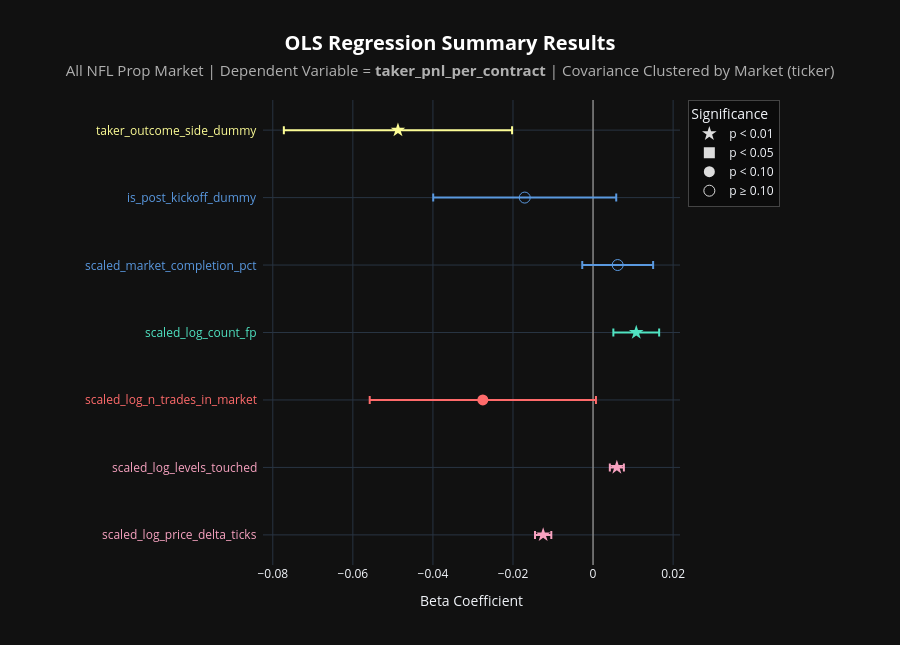

Write notebook code for a chart like this one.
### Code cell
# Regression Analysis: Taker PnL
# Note, hover for regression details

graph_regression(
    df           = kalshi_df,
    graph_title  = "All NFL",
    side         = 'taker',
    n_req_trades = 500,
    show_const   = False
)

### Figure 1 — Plotly figure (JSON) as saved in the notebook; plotly's stock layout.template omitted (floating-point values rounded to 4 significant figures)
{"data": [{"customdata": [[3.243e-33, 0.001038, -12.01, 1.59e-104, 0.000574, -21.71, 1.808, -0.0145, -0.01043]], "error_x": {"array": [0.002034], "color": "#F7A2C0", "type": "data", "visible": true}, "hovertemplate": "<b>Independent Variable:</b> %{y}<br><b>Beta:</b> %{x:.4f}<br><b>95% CI:</b> [%{customdata[7]:.4f}, %{customdata[8]:.4f}]<br><br><b>Clustered (by ticker):</b><br>p-value: %{customdata[0]:.4f}<br>Std Error: %{customdata[1]:.4f}<br>t-statistic: %{customdata[2]:.2f}<br><br><b>Naive (non-clustered):</b><br>p-value: %{customdata[3]:.4f}<br>Std Error: %{customdata[4]:.4f}<br>t-statistic: %{customdata[5]:.2f}<br><br><b>SE inflation (clustered / naive):</b> %{customdata[6]:.2f}x<extra></extra>", "marker": {"color": "#F7A2C0", "size": 11, "symbol": "star"}, "mode": "markers", "showlegend": false, "type": "scatter", "x": [-0.01246], "y": ["scaled_log_price_delta_ticks"]}, {"customdata": [[3.138e-11, 0.0008957, 6.64, 7.667e-25, 0.0005779, 10.29, 1.55, 0.004192, 0.007703]], "error_x": {"array": [0.001756], "color": "#F7A2C0", "type": "data", "visible": true}, "hovertemplate": "<b>Independent Variable:</b> %{y}<br><b>Beta:</b> %{x:.4f}<br><b>95% CI:</b> [%{customdata[7]:.4f}, %{customdata[8]:.4f}]<br><br><b>Clustered (by ticker):</b><br>p-value: %{customdata[0]:.4f}<br>Std Error: %{customdata[1]:.4f}<br>t-statistic: %{customdata[2]:.2f}<br><br><b>Naive (non-clustered):</b><br>p-value: %{customdata[3]:.4f}<br>Std Error: %{customdata[4]:.4f}<br>t-statistic: %{customdata[5]:.2f}<br><br><b>SE inflation (clustered / naive):</b> %{customdata[6]:.2f}x<extra></extra>", "marker": {"color": "#F7A2C0", "size": 11, "symbol": "star"}, "mode": "markers", "showlegend": false, "type": "scatter", "x": [0.005947], "y": ["scaled_log_levels_touched"]}, {"customdata": [[0.05617, 0.01442, -1.91, 0, 0.0002828, -97.36, 50.98, -0.05579, 0.0007256]], "error_x": {"array": [0.02826], "color": "#FF6B6B", "type": "data", "visible": true}, "hovertemplate": "<b>Independent Variable:</b> %{y}<br><b>Beta:</b> %{x:.4f}<br><b>95% CI:</b> [%{customdata[7]:.4f}, %{customdata[8]:.4f}]<br><br><b>Clustered (by ticker):</b><br>p-value: %{customdata[0]:.4f}<br>Std Error: %{customdata[1]:.4f}<br>t-statistic: %{customdata[2]:.2f}<br><br><b>Naive (non-clustered):</b><br>p-value: %{customdata[3]:.4f}<br>Std Error: %{customdata[4]:.4f}<br>t-statistic: %{customdata[5]:.2f}<br><br><b>SE inflation (clustered / naive):</b> %{customdata[6]:.2f}x<extra></extra>", "marker": {"color": "#FF6B6B", "size": 11, "symbol": "circle"}, "mode": "markers", "showlegend": false, "type": "scatter", "x": [-0.02753], "y": ["scaled_log_n_trades_in_market"]}, {"customdata": [[0.0002179, 0.002919, 3.697, 0, 0.0002859, 37.75, 10.21, 0.005071, 0.01651]], "error_x": {"array": [0.005721], "color": "#50E3C2", "type": "data", "visible": true}, "hovertemplate": "<b>Independent Variable:</b> %{y}<br><b>Beta:</b> %{x:.4f}<br><b>95% CI:</b> [%{customdata[7]:.4f}, %{customdata[8]:.4f}]<br><br><b>Clustered (by ticker):</b><br>p-value: %{customdata[0]:.4f}<br>Std Error: %{customdata[1]:.4f}<br>t-statistic: %{customdata[2]:.2f}<br><br><b>Naive (non-clustered):</b><br>p-value: %{customdata[3]:.4f}<br>Std Error: %{customdata[4]:.4f}<br>t-statistic: %{customdata[5]:.2f}<br><br><b>SE inflation (clustered / naive):</b> %{customdata[6]:.2f}x<extra></extra>", "marker": {"color": "#50E3C2", "size": 11, "symbol": "star"}, "mode": "markers", "showlegend": false, "type": "scatter", "x": [0.01079], "y": ["scaled_log_count_fp"]}, {"customdata": [[0.1729, 0.004516, 1.363, 1.239e-52, 0.0004031, 15.27, 11.2, -0.002697, 0.01501]], "error_x": {"array": [0.008852], "color": "#5A99E0", "type": "data", "visible": true}, "hovertemplate": "<b>Independent Variable:</b> %{y}<br><b>Beta:</b> %{x:.4f}<br><b>95% CI:</b> [%{customdata[7]:.4f}, %{customdata[8]:.4f}]<br><br><b>Clustered (by ticker):</b><br>p-value: %{customdata[0]:.4f}<br>Std Error: %{customdata[1]:.4f}<br>t-statistic: %{customdata[2]:.2f}<br><br><b>Naive (non-clustered):</b><br>p-value: %{customdata[3]:.4f}<br>Std Error: %{customdata[4]:.4f}<br>t-statistic: %{customdata[5]:.2f}<br><br><b>SE inflation (clustered / naive):</b> %{customdata[6]:.2f}x<extra></extra>", "marker": {"color": "#5A99E0", "size": 11, "symbol": "circle-open"}, "mode": "markers", "showlegend": false, "type": "scatter", "x": [0.006155], "y": ["scaled_market_completion_pct"]}, {"customdata": [[0.1433, 0.01166, -1.463, 7.681e-97, 0.0008173, -20.88, 14.27, -0.03993, 0.005792]], "error_x": {"array": [0.02286], "color": "#5A99E0", "type": "data", "visible": true}, "hovertemplate": "<b>Independent Variable:</b> %{y}<br><b>Beta:</b> %{x:.4f}<br><b>95% CI:</b> [%{customdata[7]:.4f}, %{customdata[8]:.4f}]<br><br><b>Clustered (by ticker):</b><br>p-value: %{customdata[0]:.4f}<br>Std Error: %{customdata[1]:.4f}<br>t-statistic: %{customdata[2]:.2f}<br><br><b>Naive (non-clustered):</b><br>p-value: %{customdata[3]:.4f}<br>Std Error: %{customdata[4]:.4f}<br>t-statistic: %{customdata[5]:.2f}<br><br><b>SE inflation (clustered / naive):</b> %{customdata[6]:.2f}x<extra></extra>", "marker": {"color": "#5A99E0", "size": 11, "symbol": "circle-open"}, "mode": "markers", "showlegend": false, "type": "scatter", "x": [-0.01707], "y": ["is_post_kickoff_dummy"]}, {"customdata": [[0.0008056, 0.01454, -3.351, 0, 0.0008638, -56.42, 16.84, -0.07724, -0.02023]], "error_x": {"array": [0.02851], "color": "#FDFD96", "type": "data", "visible": true}, "hovertemplate": "<b>Independent Variable:</b> %{y}<br><b>Beta:</b> %{x:.4f}<br><b>95% CI:</b> [%{customdata[7]:.4f}, %{customdata[8]:.4f}]<br><br><b>Clustered (by ticker):</b><br>p-value: %{customdata[0]:.4f}<br>Std Error: %{customdata[1]:.4f}<br>t-statistic: %{customdata[2]:.2f}<br><br><b>Naive (non-clustered):</b><br>p-value: %{customdata[3]:.4f}<br>Std Error: %{customdata[4]:.4f}<br>t-statistic: %{customdata[5]:.2f}<br><br><b>SE inflation (clustered / naive):</b> %{customdata[6]:.2f}x<extra></extra>", "marker": {"color": "#FDFD96", "size": 11, "symbol": "star"}, "mode": "markers", "showlegend": false, "type": "scatter", "x": [-0.04873], "y": ["taker_outcome_side_dummy"]}, {"hoverinfo": "skip", "marker": {"color": "#dddddd", "size": 11, "symbol": "star"}, "mode": "markers", "name": "p < 0.01", "showlegend": true, "type": "scatter", "x": [null], "y": [null]}, {"hoverinfo": "skip", "marker": {"color": "#dddddd", "size": 11, "symbol": "square"}, "mode": "markers", "name": "p < 0.05", "showlegend": true, "type": "scatter", "x": [null], "y": [null]}, {"hoverinfo": "skip", "marker": {"color": "#dddddd", "size": 11, "symbol": "circle"}, "mode": "markers", "name": "p < 0.10", "showlegend": true, "type": "scatter", "x": [null], "y": [null]}, {"hoverinfo": "skip", "marker": {"color": "#dddddd", "size": 11, "symbol": "circle-open"}, "mode": "markers", "name": "p ≥ 0.10", "showlegend": true, "type": "scatter", "x": [null], "y": [null]}], "layout": {"annotations": [{"font": {"color": "#F7A2C0", "size": 12}, "showarrow": false, "text": "scaled_log_price_delta_ticks", "x": -0.01, "xanchor": "right", "xref": "paper", "y": "scaled_log_price_delta_ticks", "yanchor": "middle", "yref": "y"}, {"font": {"color": "#F7A2C0", "size": 12}, "showarrow": false, "text": "scaled_log_levels_touched", "x": -0.01, "xanchor": "right", "xref": "paper", "y": "scaled_log_levels_touched", "yanchor": "middle", "yref": "y"}, {"font": {"color": "#FF6B6B", "size": 12}, "showarrow": false, "text": "scaled_log_n_trades_in_market", "x": -0.01, "xanchor": "right", "xref": "paper", "y": "scaled_log_n_trades_in_market", "yanchor": "middle", "yref": "y"}, {"font": {"color": "#50E3C2", "size": 12}, "showarrow": false, "text": "scaled_log_count_fp", "x": -0.01, "xanchor": "right", "xref": "paper", "y": "scaled_log_count_fp", "yanchor": "middle", "yref": "y"}, {"font": {"color": "#5A99E0", "size": 12}, "showarrow": false, "text": "scaled_market_completion_pct", "x": -0.01, "xanchor": "right", "xref": "paper", "y": "scaled_market_completion_pct", "yanchor": "middle", "yref": "y"}, {"font": {"color": "#5A99E0", "size": 12}, "showarrow": false, "text": "is_post_kickoff_dummy", "x": -0.01, "xanchor": "right", "xref": "paper", "y": "is_post_kickoff_dummy", "yanchor": "middle", "yref": "y"}, {"font": {"color": "#FDFD96", "size": 12}, "showarrow": false, "text": "taker_outcome_side_dummy", "x": -0.01, "xanchor": "right", "xref": "paper", "y": "taker_outcome_side_dummy", "yanchor": "middle", "yref": "y"}], "height": 645, "legend": {"bgcolor": "rgba(0,0,0,0.35)", "bordercolor": "#444444", "borderwidth": 1, "title": {"text": "Significance"}, "x": 1.02, "xanchor": "left", "y": 1, "yanchor": "top"}, "margin": {"l": 263, "r": 220}, "paper_bgcolor": "#111111", "plot_bgcolor": "#111111", "title": {"font": {"color": "#ffffff", "size": 20}, "text": "<b>OLS Regression Summary Results</b><br><span style='font-size: 15px; color: #b0b0b0;'>All NFL Prop Market | Dependent Variable = <b>taker_pnl_per_contract</b> | Covariance Clustered by Market (ticker)</span>", "x": 0.5, "xanchor": "center"}, "xaxis": {"title": {"text": "Beta Coefficient"}, "zeroline": true, "zerolinecolor": "#888888", "zerolinewidth": 1.5}, "yaxis": {"showticklabels": false, "title": {}}}}
